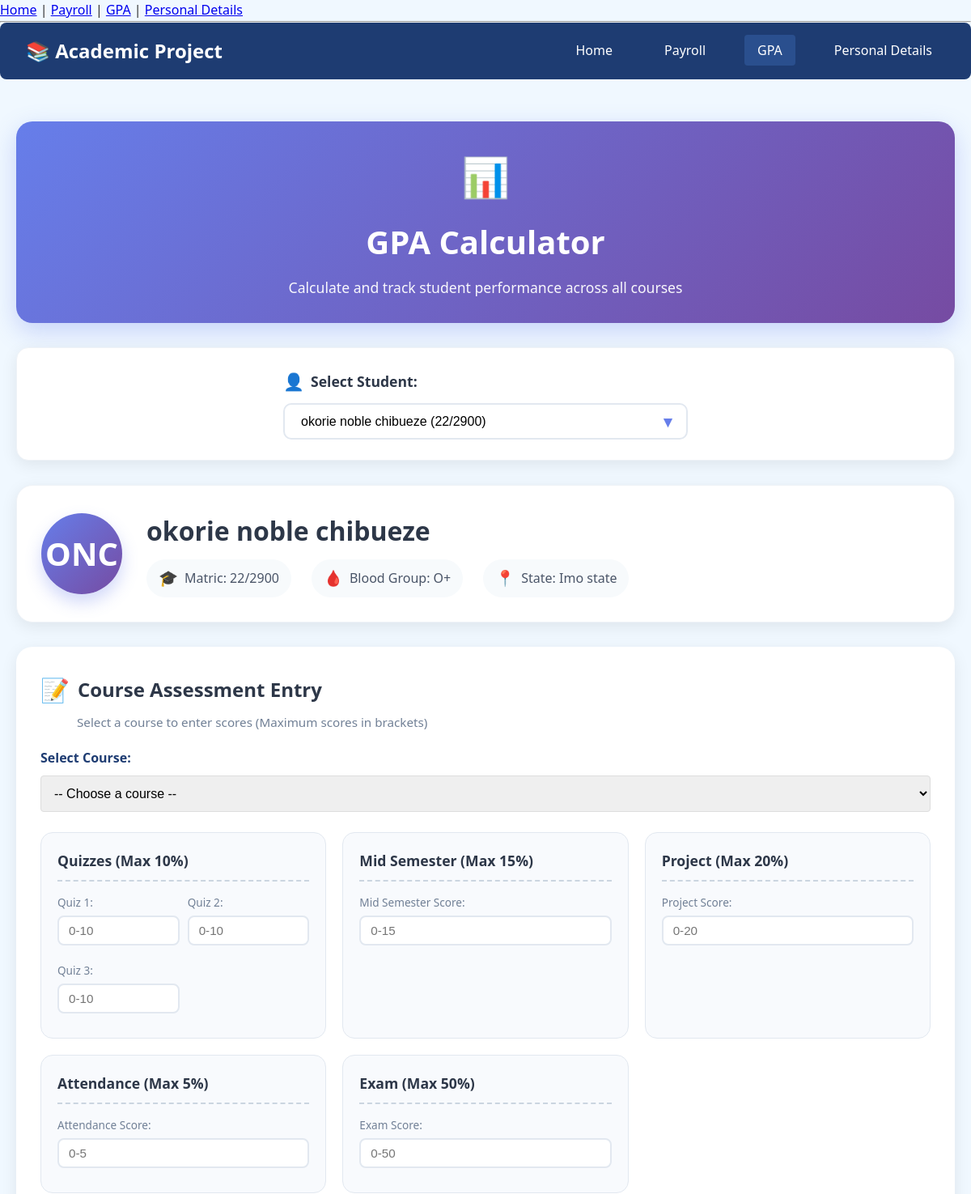
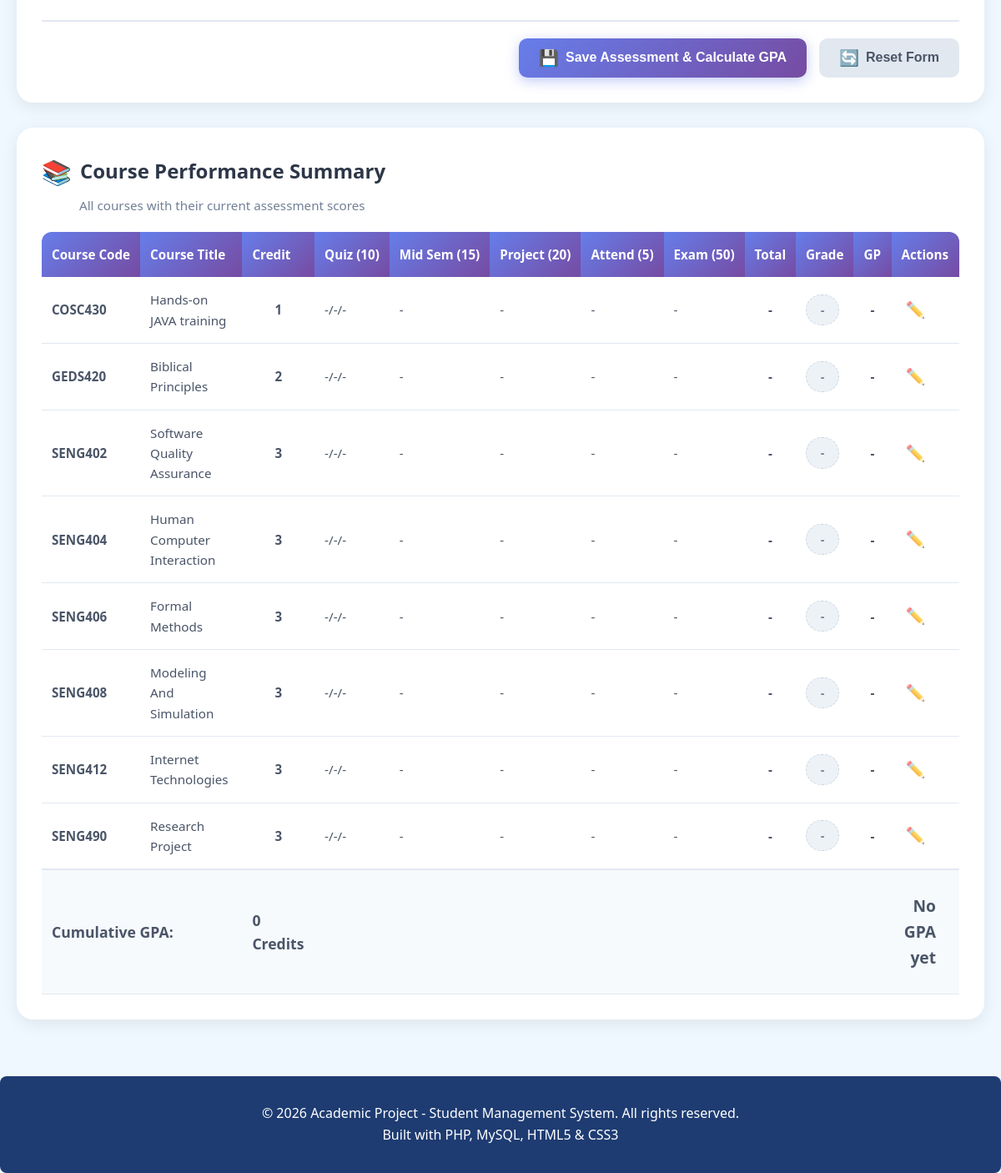
Screenshot of /pages/gpa.php?student_id=4 with the database file from the repository (2 pictures, top to bottom).
### tables this page shows
CREATE TABLE students (
    id INT PRIMARY KEY AUTO_INCREMENT,
    matric_number VARCHAR(20) UNIQUE NOT NULL,
    name VARCHAR(100) NOT NULL,
    blood_group VARCHAR(5),
    state_of_origin VARCHAR(50),
    phone VARCHAR(15),
    hobbies TEXT,
    created_at TIMESTAMP DEFAULT CURRENT_TIMESTAMP
);

CREATE TABLE courses (
    id INT PRIMARY KEY AUTO_INCREMENT,
    course_code VARCHAR(10) UNIQUE NOT NULL,
    course_title VARCHAR(100) NOT NULL,
    credit_unit INT NOT NULL
);

### pages/gpa.php (the view, shortened to what this page needs)
<?php
require_once '../config/db.php';
include '../includes/header.php';
include '../includes/navbar.php';
$students_query = "SELECT id, name, matric_number FROM students ORDER BY name";
$students_result = mysqli_query($conn, $students_query);
$selected_student_id = isset($_GET['student_id']) ? (int)$_GET['student_id'] : 0;
$selected_student = null;
$student_courses = [];
if ($selected_student_id > 0) {
    $student_stmt = mysqli_prepare($conn, "SELECT * FROM students WHERE id = ?");
    mysqli_stmt_bind_param($student_stmt, "i", $selected_student_id);
    mysqli_stmt_execute($student_stmt);
    $student_result = mysqli_stmt_get_result($student_stmt);
    $selected_student = mysqli_fetch_assoc($student_result);
    $courses_stmt = mysqli_prepare($conn,
        "SELECT c.*,
                ca.quiz_1, ca.quiz_2, ca.quiz_3,
                ca.mid_semester, ca.project, ca.attendance, ca.exam,
                ca.total_score, ca.grade, ca.grade_point
         FROM courses c
         LEFT JOIN course_assessments ca ON c.id = ca.course_id AND ca.student_id = ?
         ORDER BY c.course_code"
    );
    mysqli_stmt_bind_param($courses_stmt, "i", $selected_student_id);
    mysqli_stmt_execute($courses_stmt);
    $student_courses = mysqli_stmt_get_result($courses_stmt);
}
?>
<div class="gpa-page">
    <div class="page-header">
        <h1><span class="header-icon">📊</span> GPA Calculator</h1>
        <p class="header-subtitle">Calculate and track student performance across all courses</p>
    </div>
    <div class="selection-card">
        <form method="GET" action="" class="student-selector">
            <div class="form-group">
                <label for="student_id">
                    <span class="label-icon">👤</span>
                    Select Student:
                </label>
                <div class="select-wrapper">
                    <select name="student_id" id="student_id" class="form-control" onchange="this.form.submit()">
                        <?php while ($student = mysqli_fetch_assoc($students_result)): ?>
                            <option value="<?php echo $student['id']; ?>"
                                <?php echo $student['id'] == $selected_student_id ? 'selected' : ''; ?>>
                                <?php echo htmlspecialchars($student['name'] . ' (' . $student['matric_number'] . ')'); ?>
                            </option>
                        <?php endwhile; ?>
                    </select>
                    <span class="select-arrow">▼</span>
                </div>
            </div>
        </form>
    </div>
    <?php if ($selected_student): ?>
        <div class="student-info-card">
            <div class="student-avatar">
                <span class="avatar-initials">
                    <?php
                    $name_parts = explode(' ', $selected_student['name']);
                    $initials = '';
                    foreach ($name_parts as $part) {
                        $initials .= strtoupper(substr($part, 0, 1));
                    }
                    echo $initials;
                    ?>
                </span>
            </div>
            <div class="student-details">
                <h2><?php echo htmlspecialchars($selected_student['name']); ?></h2>
                <div class="student-meta">
                    <span class="meta-item">
                        <span class="meta-icon">🎓</span>
                        Matric: <?php echo htmlspecialchars($selected_student['matric_number']); ?>
                    </span>
                    <span class="meta-item">
                        <span class="meta-icon">🩸</span>
                        Blood Group: <?php echo htmlspecialchars($selected_student['blood_group'] ?: 'N/A'); ?>
                    </span>
                    <span class="meta-item">
                        <span class="meta-icon">📍</span>
                        State: <?php echo htmlspecialchars($selected_student['state_of_origin'] ?: 'N/A'); ?>
                    </span>
                </div>
            </div>
        </div>
        <div class="assessment-section">
            <div class="section-header">
                <h3><span class="section-icon">📝</span> Course Assessment Entry</h3>
                <p>Select a course to enter scores (Maximum scores in brackets)</p>
            </div>
            <form action="gpa_process.php" method="POST" class="assessment-form" id="assessmentForm">
                <div class="form-row">
                    <div class="form-group">
                        <label for="course_id">Select Course:</label>
                        <select name="course_id" id="course_id" class="form-control" required>
                            <option value="">-- Choose a course --</option>
                            <?php
                            mysqli_data_seek($student_courses, 0);
                            ?>
                        </select>
                    </div>
                </div>
                <div class="assessment-grid">
                    <div class="assessment-category">
                        <h4>Quizzes (Max 10%)</h4>
                        <div class="score-inputs">
                            <div class="input-group">
                                <label for="quiz_1">Quiz 1:</label>
                                <input type="number" name="quiz_1" id="quiz_1" class="score-input"
                                       min="0" max="10" step="0.5" placeholder="0-10">
                            </div>
                            <div class="input-group">
                                <label for="quiz_2">Quiz 2:</label>
                                <input type="number" name="quiz_2" id="quiz_2" class="score-input"
                                       min="0" max="10" step="0.5" placeholder="0-10">
                            </div>
                            <div class="input-group">
                                <label for="quiz_3">Quiz 3:</label>
                                <input type="number" name="quiz_3" id="quiz_3" class="score-input"
                                       min="0" max="10" step="0.5" placeholder="0-10">
                            </div>
                        </div>
                    </div>
                    <div class="assessment-category">
                        <h4>Mid Semester (Max 15%)</h4>
                        <div class="input-group">
                            <label for="mid_semester">Mid Semester Score:</label>
                            <input type="number" name="mid_semester" id="mid_semester" class="score-input"
                                   min="0" max="15" step="0.5" placeholder="0-15">
                        </div>
                    </div>
                    <div class="assessment-category">
                        <h4>Project (Max 20%)</h4>
                        <div class="input-group">
                            <label for="project">Project Score:</label>
                            <input type="number" name="project" id="project" class="score-input"
                                   min="0" max="20" step="0.5" placeholder="0-20">
                        </div>
                    </div>
                    <div class="assessment-category">
                        <h4>Attendance (Max 5%)</h4>
                        <div class="input-group">
                            <label for="attendance">Attendance Score:</label>
                            <input type="number" name="attendance" id="attendance" class="score-input"
                                   min="0" max="5" step="0.5" placeholder="0-5">
                        </div>
                    </div>
                    <div class="assessment-category">
                        <h4>Exam (Max 50%)</h4>
                        <div class="input-group">
                            <label for="exam">Exam Score:</label>
                            <input type="number" name="exam" id="exam" class="score-input"
                                   min="0" max="50" step="0.5" placeholder="0-50">
                        </div>
                    </div>
                </div>
                <div class="form-actions">
                    <button type="submit" class="btn btn-primary">
                        <span class="btn-icon">💾</span>
                        Save Assessment & Calculate GPA
                    </button>
                    <button type="reset" class="btn btn-secondary">
                        <span class="btn-icon">🔄</span>
                        Reset Form
                    </button>
                </div>
            </form>
        </div>
        <div class="courses-section">
            <div class="section-header">
                <h3><span class="section-icon">📚</span> Course Performance Summary</h3>
                <p>All courses with their current assessment scores</p>
            </div>
            <div class="table-responsive">
                <table class="courses-table">
                    <thead>
                        <tr>
                            <th>Course Code</th>
                            <th>Course Title</th>
                            <th>Credit</th>
                            <th>Quiz (10)</th>
                            <th>Mid Sem (15)</th>
                            <th>Project (20)</th>
                            <th>Attend (5)</th>
                            <th>Exam (50)</th>
                            <th>Total</th>
                            <th>Grade</th>
                            <th>GP</th>
                            <th>Actions</th>
                        </tr>
                    </thead>
                    <tbody>
                        <?php
                        mysqli_data_seek($student_courses, 0);
                        $total_grade_points = 0;
                        $total_credits = 0;
                        while ($course = mysqli_fetch_assoc($student_courses)):
                            $total = $course['total_score'] ?? 0;
                            $grade_point = $course['grade_point'] ?? 0;
                            $credit = $course['credit_unit'];
                        ?>
                            <tr>
                                <td class="course-code"><?php echo htmlspecialchars($course['course_code']); ?></td>
                                <td class="course-title"><?php echo htmlspecialchars($course['course_title']); ?></td>
                                <td class="credit"><?php echo $credit; ?></td>
                                <td><?php echo $course['quiz_1'] ?? '-'; ?>/<?php echo $course['quiz_2'] ?? '-'; ?>/<?php echo $course['quiz_3'] ?? '-'; ?></td>
                                <td><?php echo $course['mid_semester'] ?? '-'; ?></td>
                                <td><?php echo $course['project'] ?? '-'; ?></td>
                                <td><?php echo $course['attendance'] ?? '-'; ?></td>
                                <td><?php echo $course['exam'] ?? '-'; ?></td>
                                <td class="total-score <?php echo $total >= 70 ? 'text-success' : ($total >= 50 ? 'text-warning' : 'text-danger'); ?>">
                                    <strong><?php echo $total ? number_format($total, 1) : '-'; ?></strong>
                                </td>
                                <td>
                                    <?php if ($course['grade']): ?>
                                        <span class="grade-badge grade-<?php echo strtolower($course['grade']); ?>">
                                            <?php echo $course['grade']; ?>
                                        </span>
                                    <?php else: ?>
                                        <span class="grade-badge grade-pending">-</span>
                                    <?php endif; ?>
                                </td>
                                <td class="grade-point"><?php echo $grade_point ? number_format($grade_point, 1) : '-'; ?></td>
                                <td class="actions">
                                    <button class="btn-icon-small edit-btn" title="Edit"
                                            onclick="editCourse(<?php echo htmlspecialchars(json_encode($course)); ?>)">
                                        ✏️
                                    </button>
                                </td>
                            </tr>
                        <?php endwhile; ?>
                    </tbody>
                    <tfoot>
                        <tr class="summary-row">
                            <td colspan="2" class="summary-label">Cumulative GPA:</td>
                            <td class="summary-credit"><?php echo $total_credits; ?> Credits</td>
                            <td colspan="7"></td>
                            <td colspan="2" class="summary-gpa">
                                <?php
                                if ($total_credits > 0) {
                                    $cgpa = $total_grade_points / $total_credits;
                                    $cgpa_class = $cgpa >= 4.5 ? 'gpa-excellent' : ($cgpa >= 3.5 ? 'gpa-good' : ($cgpa >= 2.5 ? 'gpa-average' : ($cgpa >= 1.5 ? 'gpa-below-average' : 'gpa-poor')));
                                ?>
                                    <span class="gpa-badge <?php echo $cgpa_class; ?>">
                                        <?php echo number_format($cgpa, 2); ?>
                                    </span>
                                <?php } else { ?>
                                    <span class="gpa-badge">No GPA yet</span>
                                <?php } ?>
                            </td>
                        </tr>
                    </tfoot>
                </table>
            </div>
        </div>
    <?php elseif ($selected_student_id > 0): ?>
        <div class="error-message">
            <p>Student not found. Please select a valid student.</p>
        </div>
    <?php endif; ?>
</div>
<?php
include '../includes/footer.php';
?>

### rows the page displays
students: name "okorie noble chibueze", matric_number "22/2900", blood_group "O+", state_of_origin "Imo state"
courses: course_code "COSC430", course_title "Hands-on JAVA training", credit_unit "1", quiz_1 "-", quiz_2 "-", quiz_3 "-", mid_semester "-", project "-", attendance "-", exam "-"
courses: course_code "GEDS420", course_title "Biblical Principles", credit_unit "2", quiz_1 "-", quiz_2 "-", quiz_3 "-", mid_semester "-", project "-", attendance "-", exam "-"
courses: course_code "SENG402", course_title "Software Quality Assurance", credit_unit "3", quiz_1 "-", quiz_2 "-", quiz_3 "-", mid_semester "-", project "-", attendance "-", exam "-"
courses: course_code "SENG404", course_title "Human Computer Interaction", credit_unit "3", quiz_1 "-", quiz_2 "-", quiz_3 "-", mid_semester "-", project "-", attendance "-", exam "-"
courses: course_code "SENG406", course_title "Formal Methods", credit_unit "3", quiz_1 "-", quiz_2 "-", quiz_3 "-", mid_semester "-", project "-", attendance "-", exam "-"
courses: course_code "SENG408", course_title "Modeling And Simulation", credit_unit "3", quiz_1 "-", quiz_2 "-", quiz_3 "-", mid_semester "-", project "-", attendance "-", exam "-"
courses: course_code "SENG412", course_title "Internet Technologies", credit_unit "3", quiz_1 "-", quiz_2 "-", quiz_3 "-", mid_semester "-", project "-", attendance "-", exam "-"
courses: course_code "SENG490", course_title "Research Project", credit_unit "3", quiz_1 "-", quiz_2 "-", quiz_3 "-", mid_semester "-", project "-", attendance "-", exam "-"

### other values shown
$initials "ONC"
$total_credits "0"
form field student_id "okorie noble chibueze (22/2900)"
